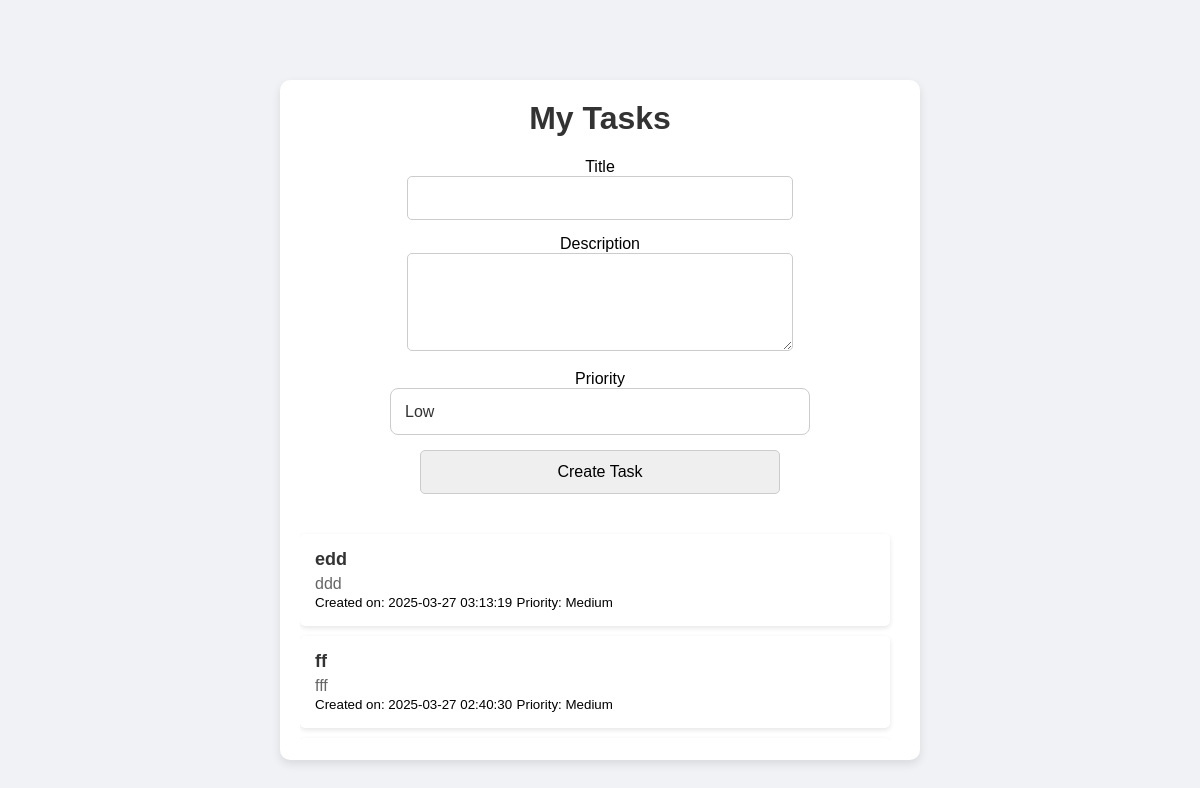
/tasks/, run on an earlier commit of the app's database.
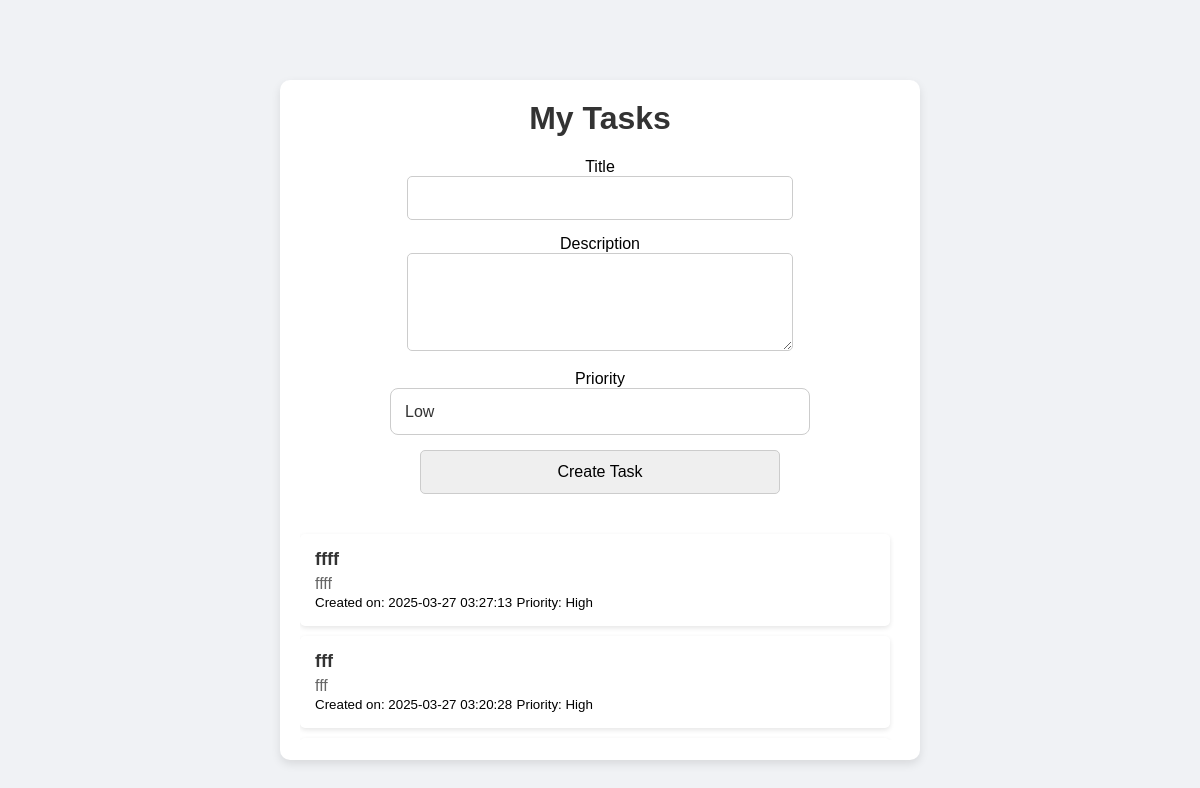
And on a later commit of the database.
### tasks/models.py (models this page shows, shortened)
class Task(db.Model):
    __tablename__ = 'tasks'
    id = db.Column(db.Integer, primary_key=True)
    title = db.Column(db.String(80), nullable=False)
    description = db.Column(db.Text, nullable=True)
    user_id = db.Column(db.Integer, db.ForeignKey('user.id'), nullable=False)
    created_at = db.Column(db.DateTime, default=datetime.utcnow)
    status = db.Column(db.String(20), default='pending', index=True)
    priority = db.Column(db.String(10), default='Medium', nullable=False)  # New field for priority
    user = db.relationship('User', backref=db.backref('tasks', lazy=True))

### tasks/routes.py (the view)
@tasks_bp.route('/')
def task_list():
    try:
        tasks = TaskService.get_user_tasks(user_id=1)  # Fetch tasks for user_id=1
        no_tasks_message = None
        if not tasks:
            no_tasks_message = "No tasks found. Create your first task!"
        return render_template(
            'tasks/list.html',  # Template to list tasks
            tasks=tasks,
            no_tasks_message=no_tasks_message,
            form=TaskForm()
        )
    except Exception as e:
        return render_template('tasks/error.html', error=str(e)), 500

### tasks/forms.py
class TaskForm(FlaskForm):
    title = StringField('Title', validators=[DataRequired()])
    description = TextAreaField('Description')
    priority = SelectField('Priority', choices=[('High', 'High'), ('Medium', 'Medium'), ('Low', 'Low')], default='Medium')
    submit = SubmitField('Create Task')

### tasks/services.py (called while the page is built)
    @staticmethod
    def get_user_tasks(user_id):
        try:
            tasks = Task.query.filter_by(user_id=user_id).order_by(Task.created_at.desc()).all()
            return tasks
        except SQLAlchemyError as e:
            db.session.rollback()  # Rollback if any error occurs
            raise Exception(f"Error fetching tasks for user {user_id}: {str(e)}")

### tasks/templates/tasks/list.html (shortened to what this page needs)
<!DOCTYPE html>
<html lang="en">
<head>
</head>
<body>
    <div class="container">
        <h1>My Tasks</h1>
        <div id="create-task-form" {% if no_tasks_message %}style="display:none"{% endif %}>
            <form method="POST" action="{{ url_for('tasks.create_task') }}">
                <div>
                    {{ form.title.label }}<br>
                    {{ form.title(size=32) }}
                </div>
                <div>
                    {{ form.description.label }}<br>
                    {{ form.description(rows=4, cols=32) }}
                </div>
                <div>
                    <label for="priority">Priority</label><br>
                    <div class="custom-dropdown">
                        <select name="priority" id="priority" class="styled-select">
                            <option value="Low" class="low-priority">Low</option>
                        </select>
                    </div>
                </div>
                <div>
                    {{ form.submit() }}
                </div>
            </form>
        </div>
        {% if tasks %}
        <div class="scrollable-list">
            <ul class="task-list">
                {% for task in tasks %}
                <li>
                    <div class="task-text">
                        <h3>{{ task.title }}</h3>
                        <p>{{ task.description }}</p>
                        <small>Created on: {{ task.created_at.strftime('%Y-%m-%d %H:%M:%S') }}</small>
                        <small>Priority: {{ task.priority }}</small>
                    </div>
                </li>
                {% endfor %}
            </ul>
        </div>
        {% endif %}
    </div>
</body>
</html>

What changed in the data, as far as the page shows it:
no longer on this page (row unchanged): Task: title "edd", description "ddd", created_at "2025-03-27 03:13:19", priority "Medium"
no longer on this page (row unchanged): Task: title "ff", description "fff", created_at "2025-03-27 02:40:30", priority "Medium"
added Task: title "ffff", description "ffff", created_at "2025-03-27 03:27:13", priority "High"
added Task: title "fff", description "fff", created_at "2025-03-27 03:20:28", priority "High"
